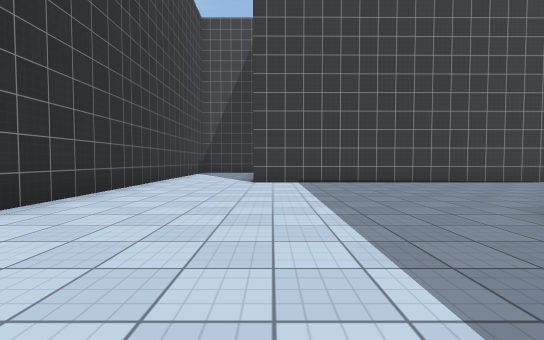
[1] (above)

16 first-person views from a walk through a Unity game level. The camera is 1.2 m above the floor, tilts 2° down and sees 90° across. The floor is counted in squares, 2 m on a side. Each view is taken from the middle of a square. On the plan, view 1 faces up. The plan holds only what a view shows up to about 9 squares ahead; the rest is blank. The place goes on beyond the plan. Surface patterns are stand-ins for the level's own textures.

[2]
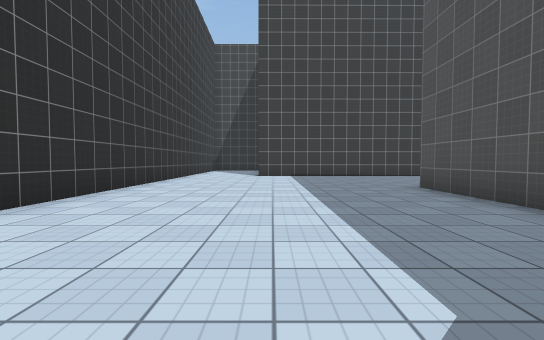

[3]
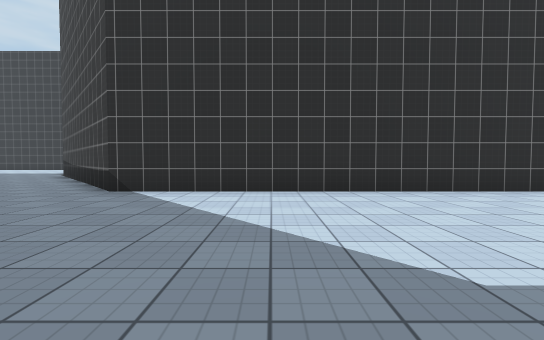

[4]
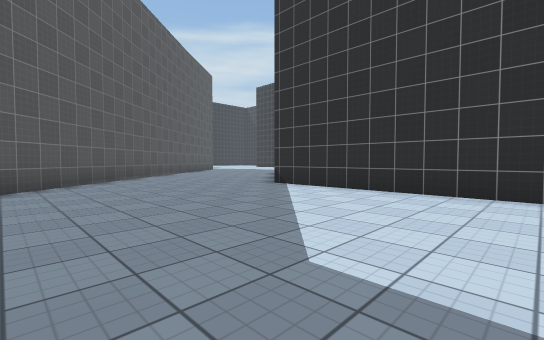

[5]
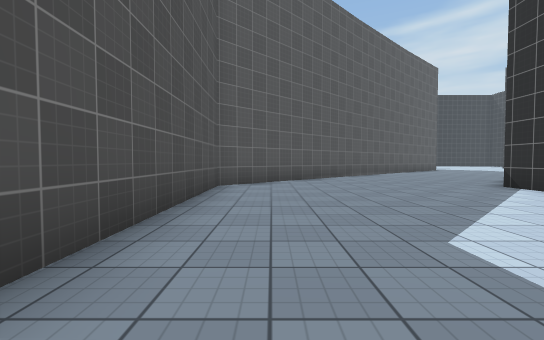

[6]
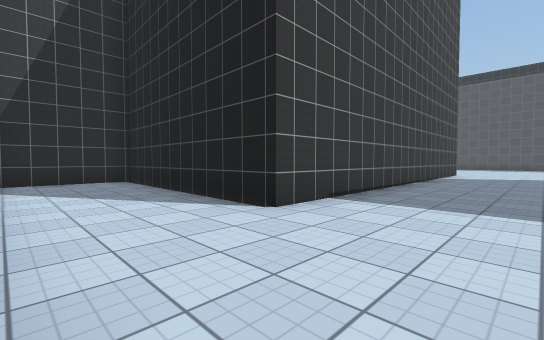

[7]
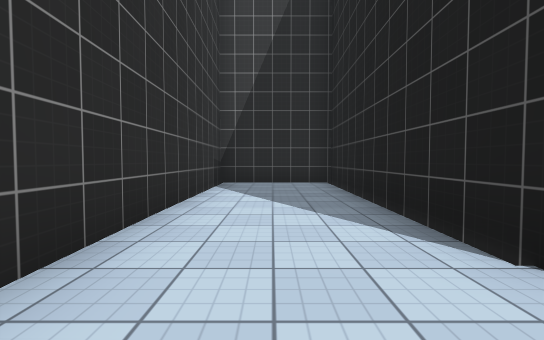

[8]
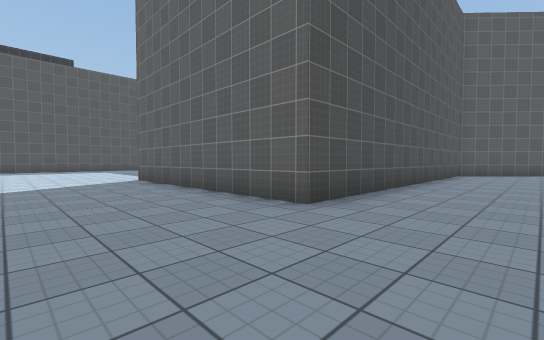

[9]
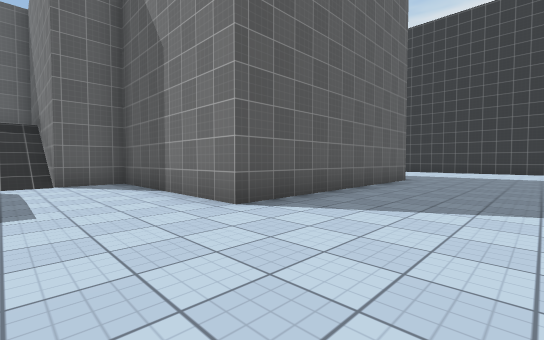

[10]
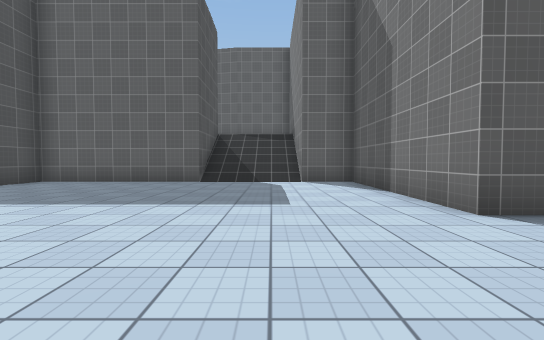

[11]
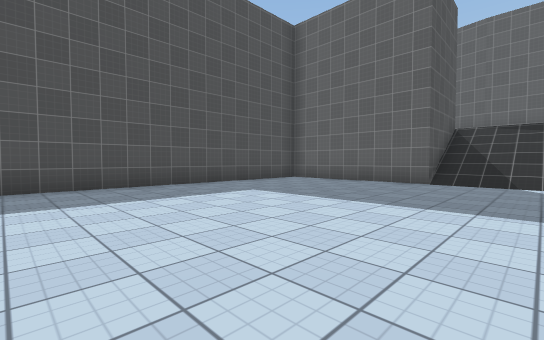

[12]
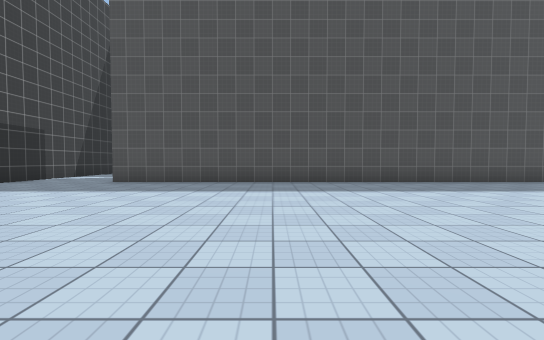

[13]
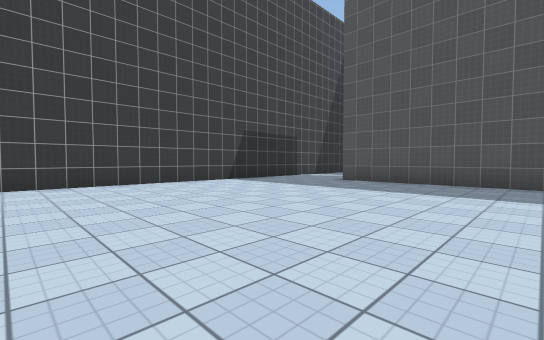

[14]
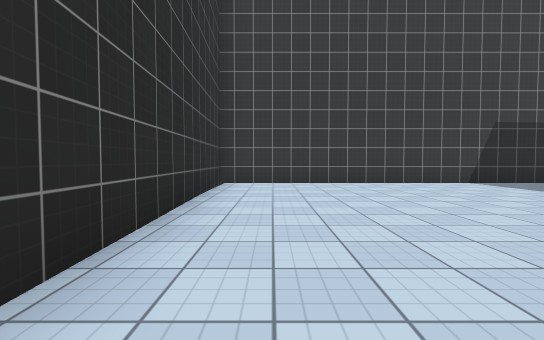

[15]
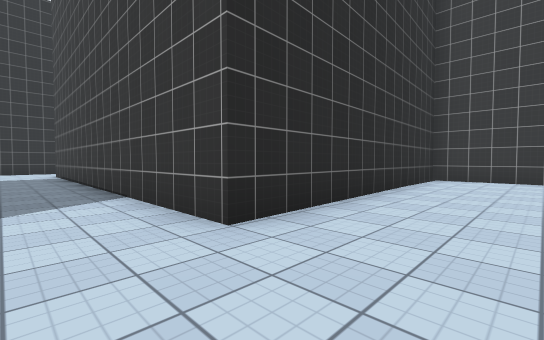

[16]
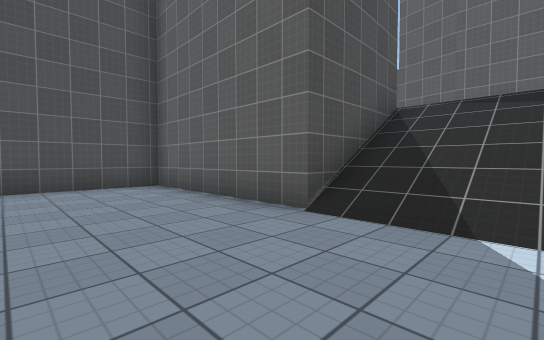

### Floor plan
Points are (right, up) in squares from view 1. A wall is a line through its corners. A room is listed if a view was taken in it or the views show most of it. See-through windows are left out.
Room 1 (views 1, 2, 3, 4, 5, 6, 7, 8, 9, 10, 11, 12, 13, 14, 15, 16)
walls: (14.1, -4.6) (14.1, -1.7) (18.5, -1.7) (18.5, 12.5); (12, -7.5) (13.8, -7.5); (13.7, -7.5) (15.3, -7.8); (-1.1, -10.6) (3.3, -6.4) (3.3, 3) (9.7, 3) (9.7, -1.7) (11.1, -1.7) (11.1, -6); (20, 15.2) (9.6, 15.2) (10, 7.5) (-0.5, 7.4) (-0.4, 13.4) (-3.3, 13.4) (-3.3, -6.2) (-7, -9.6)

Positions as (right, up) in squares from view 1, and headings:
1: (0, 0), facing up
2: (0, -3), facing up
3: (2, -3), facing left
4: (2, -1), facing down-left
5: (2, 0), facing down
6: (-3, 5), facing up-right
7: (-2, 6), facing up
8: (1, 6), facing down-right
9: (12, 6), facing down-left
10: (12, 6), facing down
11: (12, 6), facing down-right
12: (11, 8), facing right
13: (11, 8), facing up-right
14: (11, 8), facing up
15: (12, 6), facing up-left
16: (12, 1), facing down-right
